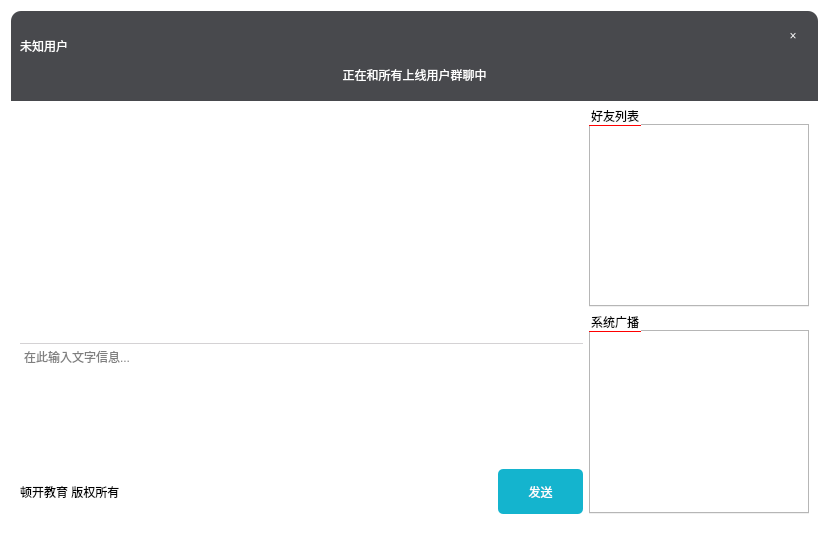
<?xml version="1.0" encoding="UTF-8"?>
<ui version="4.0">
 <class>MainWindow</class>
 <widget class="QWidget" name="MainWindow">
  <property name="geometry">
   <rect>
    <x>0</x>
    <y>0</y>
    <width>829</width>
    <height>534</height>
   </rect>
  </property>
  <property name="windowTitle">
   <string>Form</string>
  </property>
  <property name="styleSheet">
   <string notr="true">*{
	
	background-color: rgb(255, 255, 255);
}

QListWidget
{
	border:none;
}

QWidget#centralWidget
{
	border-top-right-radius:11px;
	border-top-left-radius:11px;
}

QWidget#topWidget
{
	background-color: rgb(72,73,77);
	border-top-right-radius:10px;
	border-top-left-radius:10px;
}

QWidget#topWidget QPushButton,QWidget#widget{
	border:none;
	background-color:none;
	border-radius:5px;
	color:white;
}

QPushButton#closeBtn:hover
{
	background-color:red;
}

QLabel
{
	background:transparent;
}

QLabel#curUserLab,QLabel#curChatLab
{
	color:white;
	font:normal 15pt '楷体';
}

QTextEdit#chatMsgSendEdit
{
	border-top:1px solid rgb(212,210,212);
}

QPushButton#msgSendBtn
{
	border:none;
	border-radius:5px;
	background-color: rgb(20,180,206);
	color:white;
	min-width:85px;
	min-height:45px;
}
QPushButton#msgSendBtn:hover
{
	background-color: rgb(63,195,217);
}

 QTabBar::tab {
	 border-bottom:1px solid red;
     border-bottom-color: red; /* same as the pane color */
     border-top-left-radius: 4px;
     border-top-right-radius: 4px;
     min-width: 20ex;
	 min-height:10ex;
     padding: 2px;
 }


</string>
  </property>
  <layout class="QGridLayout" name="gridLayout">
   <item row="0" column="0">
    <widget class="QWidget" name="centralWidget" native="true">
     <layout class="QGridLayout" name="gridLayout_2" columnstretch="5,2">
      <property name="leftMargin">
       <number>0</number>
      </property>
      <property name="topMargin">
       <number>0</number>
      </property>
      <property name="rightMargin">
       <number>0</number>
      </property>
      <property name="bottomMargin">
       <number>0</number>
      </property>
      <item row="0" column="0" colspan="2">
       <widget class="QWidget" name="topWidget" native="true">
        <property name="minimumSize">
         <size>
          <width>0</width>
          <height>90</height>
         </size>
        </property>
        <property name="maximumSize">
         <size>
          <width>16777215</width>
          <height>90</height>
         </size>
        </property>
        <layout class="QGridLayout" name="gridLayout_4">
         <item row="1" column="1" rowspan="2">
          <widget class="QLabel" name="curChatLab">
           <property name="text">
            <string>正在和所有上线用户群聊中</string>
           </property>
           <property name="alignment">
            <set>Qt::AlignCenter</set>
           </property>
          </widget>
         </item>
         <item row="0" column="1">
          <spacer name="horizontalSpacer_4">
           <property name="orientation">
            <enum>Qt::Horizontal</enum>
           </property>
           <property name="sizeHint" stdset="0">
            <size>
             <width>258</width>
             <height>20</height>
            </size>
           </property>
          </spacer>
         </item>
         <item row="2" column="0">
          <spacer name="horizontalSpacer_3">
           <property name="orientation">
            <enum>Qt::Horizontal</enum>
           </property>
           <property name="sizeHint" stdset="0">
            <size>
             <width>257</width>
             <height>20</height>
            </size>
           </property>
          </spacer>
         </item>
         <item row="0" column="0" rowspan="2">
          <widget class="QLabel" name="curUserLab">
           <property name="text">
            <string>未知用户</string>
           </property>
          </widget>
         </item>
         <item row="2" column="2">
          <spacer name="horizontalSpacer_2">
           <property name="orientation">
            <enum>Qt::Horizontal</enum>
           </property>
           <property name="sizeHint" stdset="0">
            <size>
             <width>257</width>
             <height>20</height>
            </size>
           </property>
          </spacer>
         </item>
         <item row="0" column="2">
          <widget class="QWidget" name="widget" native="true">
           <layout class="QHBoxLayout" name="horizontalLayout_2">
            <property name="leftMargin">
             <number>0</number>
            </property>
            <property name="topMargin">
             <number>0</number>
            </property>
            <property name="rightMargin">
             <number>0</number>
            </property>
            <property name="bottomMargin">
             <number>0</number>
            </property>
            <item>
             <spacer name="horizontalSpacer_5">
              <property name="orientation">
               <enum>Qt::Horizontal</enum>
              </property>
              <property name="sizeHint" stdset="0">
               <size>
                <width>219</width>
                <height>20</height>
               </size>
              </property>
             </spacer>
            </item>
            <item>
             <widget class="QPushButton" name="closeBtn">
              <property name="minimumSize">
               <size>
                <width>32</width>
                <height>32</height>
               </size>
              </property>
              <property name="maximumSize">
               <size>
                <width>32</width>
                <height>32</height>
               </size>
              </property>
              <property name="text">
               <string>×</string>
              </property>
             </widget>
            </item>
           </layout>
          </widget>
         </item>
        </layout>
       </widget>
      </item>
      <item row="1" column="0">
       <widget class="QWidget" name="chatWidget" native="true">
        <property name="sizePolicy">
         <sizepolicy hsizetype="Preferred" vsizetype="Expanding">
          <horstretch>0</horstretch>
          <verstretch>0</verstretch>
         </sizepolicy>
        </property>
        <layout class="QGridLayout" name="gridLayout_3" rowstretch="2,0">
         <property name="leftMargin">
          <number>9</number>
         </property>
         <property name="topMargin">
          <number>0</number>
         </property>
         <property name="rightMargin">
          <number>0</number>
         </property>
         <property name="bottomMargin">
          <number>0</number>
         </property>
         <item row="0" column="0">
          <widget class="QListWidget" name="chatMsgListWidget"/>
         </item>
         <item row="1" column="0">
          <widget class="QTextEdit" name="chatMsgSendEdit">
           <property name="sizePolicy">
            <sizepolicy hsizetype="Expanding" vsizetype="Expanding">
             <horstretch>0</horstretch>
             <verstretch>0</verstretch>
            </sizepolicy>
           </property>
           <property name="maximumSize">
            <size>
             <width>16777215</width>
             <height>120</height>
            </size>
           </property>
           <property name="frameShape">
            <enum>QFrame::NoFrame</enum>
           </property>
           <property name="placeholderText">
            <string>在此输入文字信息...</string>
           </property>
          </widget>
         </item>
        </layout>
       </widget>
      </item>
      <item row="1" column="1" rowspan="2">
       <widget class="QWidget" name="rightWidget" native="true">
        <property name="sizePolicy">
         <sizepolicy hsizetype="Preferred" vsizetype="Preferred">
          <horstretch>0</horstretch>
          <verstretch>0</verstretch>
         </sizepolicy>
        </property>
        <layout class="QVBoxLayout" name="verticalLayout_2">
         <property name="leftMargin">
          <number>0</number>
         </property>
         <property name="topMargin">
          <number>0</number>
         </property>
         <property name="rightMargin">
          <number>9</number>
         </property>
         <property name="bottomMargin">
          <number>9</number>
         </property>
         <item>
          <widget class="QTabWidget" name="_friendListWidget">
           <widget class="QWidget" name="friendTab">
            <attribute name="title">
             <string>好友列表</string>
            </attribute>
            <layout class="QVBoxLayout" name="verticalLayout_3">
             <item>
              <widget class="QListWidget" name="friendListWidget">
               <property name="frameShape">
                <enum>QFrame::NoFrame</enum>
               </property>
              </widget>
             </item>
            </layout>
           </widget>
          </widget>
         </item>
         <item>
          <widget class="QTabWidget" name="_broadcastWidget">
           <widget class="QWidget" name="systemBroadcastTab">
            <attribute name="title">
             <string>系统广播</string>
            </attribute>
            <layout class="QVBoxLayout" name="verticalLayout_4">
             <item>
              <widget class="QListWidget" name="systemBroadCatListWidget">
               <property name="frameShape">
                <enum>QFrame::NoFrame</enum>
               </property>
              </widget>
             </item>
            </layout>
           </widget>
          </widget>
         </item>
        </layout>
       </widget>
      </item>
      <item row="2" column="0">
       <widget class="QWidget" name="widget_3" native="true">
        <layout class="QVBoxLayout" name="verticalLayout">
         <property name="leftMargin">
          <number>0</number>
         </property>
         <property name="topMargin">
          <number>0</number>
         </property>
         <property name="rightMargin">
          <number>0</number>
         </property>
         <property name="bottomMargin">
          <number>9</number>
         </property>
         <item>
          <layout class="QHBoxLayout" name="horizontalLayout">
           <property name="leftMargin">
            <number>9</number>
           </property>
           <item>
            <widget class="QLabel" name="copyrightLab">
             <property name="text">
              <string>顿开教育 版权所有</string>
             </property>
            </widget>
           </item>
           <item>
            <spacer name="horizontalSpacer">
             <property name="orientation">
              <enum>Qt::Horizontal</enum>
             </property>
             <property name="sizeHint" stdset="0">
              <size>
               <width>40</width>
               <height>20</height>
              </size>
             </property>
            </spacer>
           </item>
           <item>
            <widget class="QPushButton" name="msgSendBtn">
             <property name="text">
              <string>发送</string>
             </property>
            </widget>
           </item>
          </layout>
         </item>
        </layout>
       </widget>
      </item>
     </layout>
    </widget>
   </item>
  </layout>
 </widget>
 <resources/>
 <connections>
  <connection>
   <sender>closeBtn</sender>
   <signal>clicked()</signal>
   <receiver>MainWindow</receiver>
   <slot>close()</slot>
   <hints>
    <hint type="sourcelabel">
     <x>794</x>
     <y>33</y>
    </hint>
    <hint type="destinationlabel">
     <x>414</x>
     <y>266</y>
    </hint>
   </hints>
  </connection>
 </connections>
</ui>
